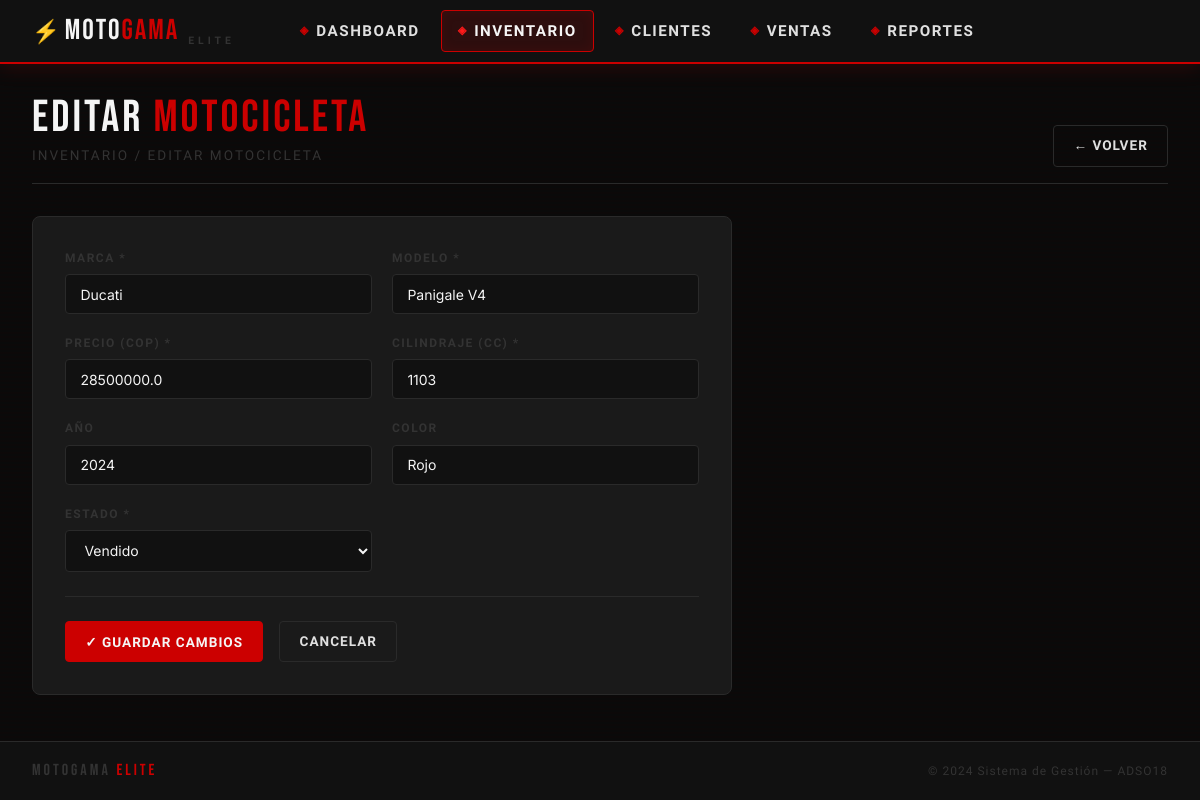
Screenshot of /vehiculos/editar/1 with the database file from the repository.
### tables this page shows
CREATE TABLE vehiculos (
    id INTEGER PRIMARY KEY AUTOINCREMENT,
    marca TEXT NOT NULL,
    modelo TEXT NOT NULL,
    precio REAL NOT NULL,
    cilindraje INTEGER NOT NULL,
    estado TEXT NOT NULL DEFAULT 'disponible' CHECK(estado IN ('disponible', 'vendido')),
    color TEXT,
    anio INTEGER,
    imagen_url TEXT,
    created_at TIMESTAMP DEFAULT CURRENT_TIMESTAMP
);

### app.py (the view, shortened to what this page needs)
@app.route('/vehiculos/editar/<int:id>', methods=['GET', 'POST'])
def editar_vehiculo(id):
    conn = get_db()
    vehiculo = conn.execute("SELECT * FROM vehiculos WHERE id=?", (id,)).fetchone()
    if not vehiculo:
        flash('Vehículo no encontrado.', 'error')
        return redirect(url_for('vehiculos'))
    conn.close()
    return render_template('vehiculo_form.html', vehiculo=vehiculo, titulo='Editar Motocicleta')

### app.py (called while the page is built)
def get_db():
    conn = sqlite3.connect(DB_PATH)
    conn.row_factory = sqlite3.Row
    conn.execute("PRAGMA foreign_keys = ON")
    return conn

### templates/vehiculo_form.html (shortened to what this page needs)
{% extends 'base.html' %}
{% block content %}
<div class="page-header">
    <div>
        <div class="page-title">{{ titulo.upper().replace(' ', '<span> ') | safe }}</div>
        <div class="page-subtitle">Inventario / {{ titulo }}</div>
    </div>
    <a href="{{ url_for('vehiculos') }}" class="btn btn-secondary">← Volver</a>
</div>
<div class="form-card">
    <form method="POST">
        <div class="form-grid">
            <div class="form-group">
                <label for="marca">Marca *</label>
                <input type="text" id="marca" name="marca" required
                       value="{{ vehiculo.marca if vehiculo else '' }}"
                       placeholder="Ej: Ducati, BMW, Kawasaki">
            </div>
            <div class="form-group">
                <label for="modelo">Modelo *</label>
                <input type="text" id="modelo" name="modelo" required
                       value="{{ vehiculo.modelo if vehiculo else '' }}"
                       placeholder="Ej: Panigale V4">
            </div>
            <div class="form-group">
                <label for="precio">Precio (COP) *</label>
                <input type="number" id="precio" name="precio" required min="0" step="1000"
                       value="{{ vehiculo.precio if vehiculo else '' }}"
                       placeholder="Ej: 28500000">
            </div>
            <div class="form-group">
                <label for="cilindraje">Cilindraje (cc) *</label>
                <input type="number" id="cilindraje" name="cilindraje" required min="50"
                       value="{{ vehiculo.cilindraje if vehiculo else '' }}"
                       placeholder="Ej: 1103">
            </div>
            <div class="form-group">
                <label for="anio">Año</label>
                <input type="number" id="anio" name="anio" min="1990" max="2030"
                       value="{{ vehiculo.anio if vehiculo else 2024 }}"
                       placeholder="Ej: 2024">
            </div>
            <div class="form-group">
                <label for="color">Color</label>
                <input type="text" id="color" name="color"
                       value="{{ vehiculo.color if vehiculo else '' }}"
                       placeholder="Ej: Rojo, Negro">
            </div>
            <div class="form-group">
                <label for="estado">Estado *</label>
                <select id="estado" name="estado" required>
                    <option value="vendido" {{ 'selected' if vehiculo and vehiculo.estado == 'vendido' }}>Vendido</option>
                </select>
            </div>
        </div>
        <div class="form-actions">
            <button type="submit" class="btn btn-primary">
                {{ '✓ Guardar Cambios' if vehiculo else '+ Registrar Motocicleta' }}
            </button>
            <a href="{{ url_for('vehiculos') }}" class="btn btn-secondary">Cancelar</a>
        </div>
    </form>
</div>
{% endblock %}

### static/css/style.css (style rules this page uses)
:root { --rojo: #CC0000; --rojo-vivo: #FF1A1A; --rojo-oscuro: #8B0000; --negro: #0A0A0A; --negro-medio: #111111; --negro-suave: #1A1A1A; --gris-oscuro: #222222; --gris-medio: #333333; --gris-borde: #2A2A2A; --blanco: #F5F5F5; --blanco-suave: #E0E0E0; --blanco-opaco: rgba(245,245,245,0.07); --sombra-roja: 0 0 20px rgba(204,0,0,0.3); --sombra-fuerte: 0 8px 32px rgba(0,0,0,0.6); --font-display: 'Bebas Neue', sans-serif; --font-ui: 'Rajdhani', sans-serif; --font-body: 'Inter', sans-serif; --radius: 4px; --radius-lg: 8px; --transition: 0.2s cubic-bezier(0.4,0,0.2,1); }
*, *::before, *::after { box-sizing: border-box; margin: 0; padding: 0; }
html { scroll-behavior: smooth; }
body { background: var(--negro); color: var(--blanco); font-family: var(--font-body); font-size: 14px; line-height: 1.6; min-height: 100vh; display: flex; flex-direction: column; }
body::before { content: ''; position: fixed; inset: 0; background-image: repeating-linear-gradient( 0deg, transparent, transparent 2px, rgba(204,0,0,0.015) 2px, rgba(204,0,0,0.015) 4px ); pointer-events: none; z-index: 0; }
.page-header { margin-bottom: 2rem; padding-bottom: 1rem; border-bottom: 1px solid var(--gris-borde); display: flex; align-items: flex-end; justify-content: space-between; flex-wrap: wrap; gap: 1rem; }
.page-title { font-family: var(--font-display); font-size: 2.8rem; letter-spacing: 3px; color: var(--blanco); line-height: 1; }
.page-title span { color: var(--rojo); }
.page-subtitle { font-family: var(--font-ui); color: var(--gris-medio); font-size: 0.85rem; letter-spacing: 2px; text-transform: uppercase; margin-top: 0.25rem; }
.btn { display: inline-flex; align-items: center; gap: 0.4rem; padding: 0.55rem 1.2rem; border: none; border-radius: var(--radius); cursor: pointer; font-family: var(--font-ui); font-size: 0.85rem; font-weight: 700; letter-spacing: 1px; text-transform: uppercase; text-decoration: none; transition: all var(--transition); white-space: nowrap; }
.btn-primary { background: var(--rojo); color: var(--blanco); border: 1px solid var(--rojo); }
.btn-secondary { background: transparent; color: var(--blanco-suave); border: 1px solid var(--gris-borde); }
.form-card { background: var(--negro-suave); border: 1px solid var(--gris-borde); border-radius: var(--radius-lg); padding: 2rem; max-width: 700px; }
.form-grid { display: grid; grid-template-columns: repeat(auto-fit, minmax(220px, 1fr)); gap: 1.25rem; }
.form-group { display: flex; flex-direction: column; gap: 0.4rem; }
label { font-family: var(--font-ui); font-size: 0.75rem; font-weight: 700; letter-spacing: 1.5px; text-transform: uppercase; color: var(--gris-medio); }
input, select, textarea { background: var(--negro-medio); border: 1px solid var(--gris-borde); border-radius: var(--radius); color: var(--blanco); font-family: var(--font-body); font-size: 0.875rem; padding: 0.65rem 0.9rem; transition: border-color var(--transition), box-shadow var(--transition); outline: none; width: 100%; }
input::placeholder { color: var(--gris-medio); }
select option { background: var(--negro-medio); color: var(--blanco); }
.form-actions { display: flex; gap: 1rem; margin-top: 1.5rem; padding-top: 1.5rem; border-top: 1px solid var(--gris-borde); flex-wrap: wrap; }

### rows the page displays
vehiculos: marca "Ducati", modelo "Panigale V4", precio "28500000.0", cilindraje "1103", anio "2024", color "Rojo"

### other values shown
{{ titulo.upper().replace(' ', '<span> ') | safe }} "EDITAR MOTOCICLETA"
{{ titulo }} "EDITAR MOTOCICLETA"
{{ '✓ Guardar Cambios' if vehiculo else '+ Registrar Motocicleta' }} "✓ GUARDAR CAMBIOS"
